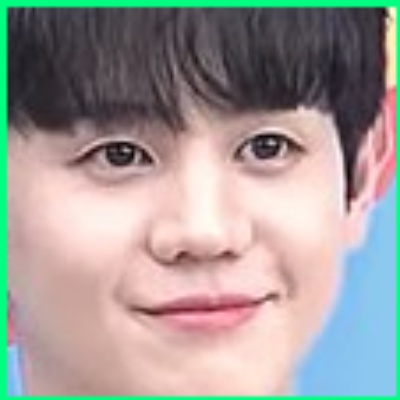
#> input picture detect/face1.jpg, 400 x 400 px, found by its file name
$ python 206gray_thresh.py
#> lines starting #> are read from the running program, lines starting #| are printed output that depends on the picture; after the words box and inside, x2 and y2 are one past the last pixel; in counts of white or black regions, pixels touching at a corner belong together
import cv2

def show(image):    # 顯示 (6,8)-(9,13) 點的儲存內容
    for y in range(8, 14):  # 總共有 6 列
        for x in range(6, 10):  # 每一列有 4 個像素
            print(image[y,x], end=" ")
        print()
    print()

img = cv2.imread('pic\\face1.jpg')
#> img is the input picture: shape (400, 400, 3); mean B, G, R 150.9, 154.3, 159.7

gray = cv2.cvtColor(img, cv2.COLOR_BGR2GRAY)    # 灰階
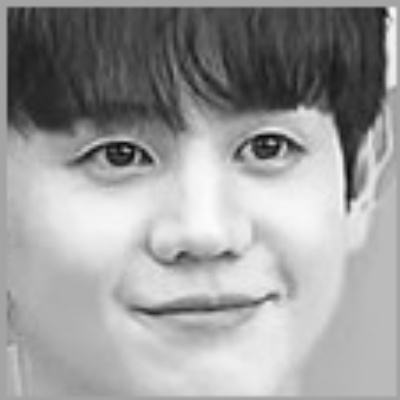
#> gray: shape (400, 400); min 6, max 252, mean 155.5
print("gray.shape=", gray.shape)
#| gray.shape= (400, 400)
show(gray)
#> the loop in show, `for y in range(8, 14):` made 6 passes
#| 135 109 86 74
#| 131 105 76 64
#| 130 103 75 62
#| 131 103 75 62
#| 130 102 72 60
#| 128 99 70 58

_,thresh = cv2.threshold(gray, 187, 255, cv2.THRESH_BINARY)     # 轉為黑白
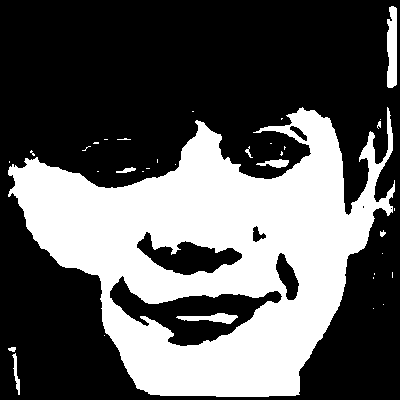
#> thresh: shape (400, 400); 35.9% white; 35 white regions (25 under 20 px), largest, box (x1, y1, x2, y2) and area: (8, 107, 395, 397) 55725, (387, 6, 397, 88) 726, (176, 313, 238, 324) 355
print("thresh.shape=", thresh.shape)
#| thresh.shape= (400, 400)
show(thresh)
#> the loop in show (call 2), `for y in range(8, 14):` made 6 passes
#| 0 0 0 0
#| 0 0 0 0
#| 0 0 0 0
#| 0 0 0 0
#| 0 0 0 0
#| 0 0 0 0

gray2 = cv2.imread("pic\\face1.jpg", 0)     # 灰階模式
#> gray2: shape (400, 400); min 6, max 252, mean 155.5
print("gray2.shape=", gray.shape)
#| gray2.shape= (400, 400)
show(gray2)

_,thresh2 = cv2.threshold(gray2, 187, 200, cv2.THRESH_BINARY_INV)     # 轉為黑白
print("thresh2.shape=", thresh.shape)
#| thresh2.shape= (400, 400)
show(thresh2)

$ run again, with detect/face2.jpg copied over detect/face1.jpg
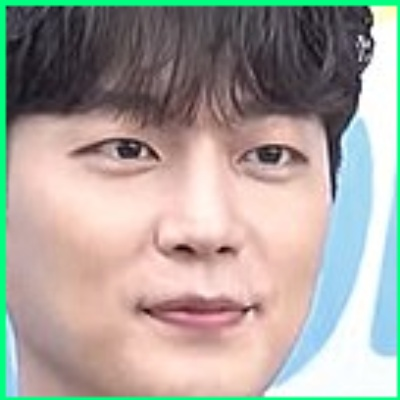
#> input picture detect/face2.jpg, 400 x 400 px, found by its file name
#> img is the input picture: shape (400, 400, 3); mean B, G, R 155.9, 162.4, 169
#> `gray = cv2.cvtColor(img, cv2.COLOR_BGR2GRAY)`:
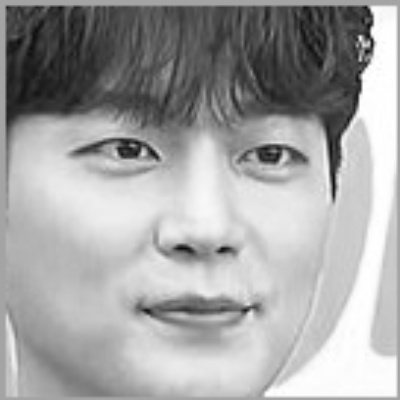
#> gray: shape (400, 400); min 7, max 255, mean 163.7
#| gray.shape= (400, 400)
#> the loop in show, `for y in range(8, 14):` made 6 passes
#| 78 41 50 52
#| 87 54 56 56
#| 96 66 63 61
#| 101 73 70 65
#| 105 78 74 70
#> (further printed lines are left out)
#> `_,thresh = cv2.threshold(gray, 187, 255, cv2.THRESH_BINARY)`:
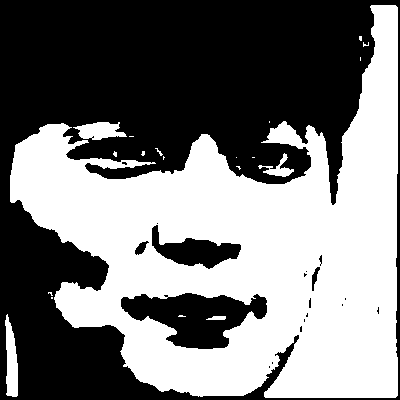
#> thresh: shape (400, 400); 47.9% white; 20 white regions (14 under 20 px), largest, box (x1, y1, x2, y2) and area: (10, 5, 398, 398) 74709, (5, 314, 18, 397) 745, (73, 122, 127, 140) 626, (258, 153, 294, 177) 280, (206, 316, 226, 320) 64, (155, 148, 163, 156) 20
#| thresh.shape= (400, 400)
#> the loop in show (call 2), `for y in range(8, 14):` made 6 passes
#| 0 0 0 0
#| 0 0 0 0
#| 0 0 0 0
#| 0 0 0 0
#| 0 0 0 0
#> (further printed lines are left out)
#| gray2.shape= (400, 400)
#| thresh2.shape= (400, 400)

$ run again, with detect/face4.jpg copied over detect/face1.jpg
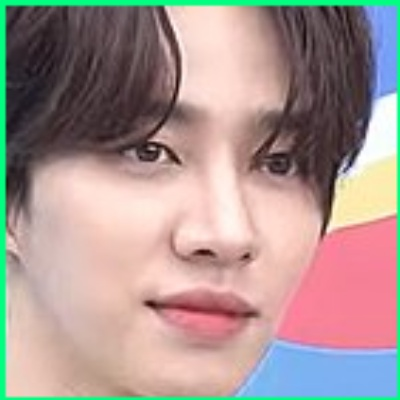
#> input picture detect/face4.jpg, 400 x 400 px, found by its file name
#> img is the input picture: shape (400, 400, 3); mean B, G, R 145.6, 149.7, 169
#> `gray = cv2.cvtColor(img, cv2.COLOR_BGR2GRAY)`:
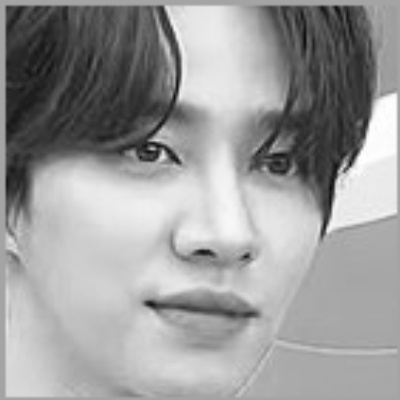
#> gray: shape (400, 400); min 11, max 255, mean 155
#| gray.shape= (400, 400)
#> the loop in show, `for y in range(8, 14):` made 6 passes
#| 78 55 56 58
#| 79 57 59 60
#| 82 60 62 63
#| 85 63 65 65
#| 88 66 67 67
#> (further printed lines are left out)
#> `_,thresh = cv2.threshold(gray, 187, 255, cv2.THRESH_BINARY)`:
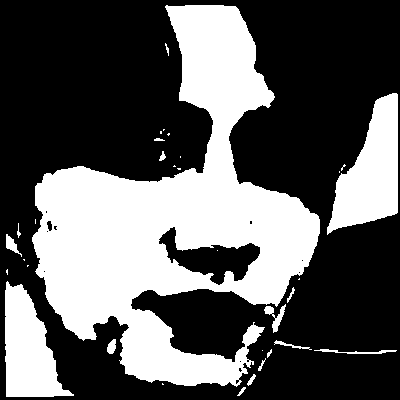
#> thresh: shape (400, 400); 36.4% white; 33 white regions (16 under 20 px), largest, box (x1, y1, x2, y2) and area: (32, 5, 320, 387) 46852, (327, 93, 398, 235) 5673, (5, 281, 74, 397) 4632
#| thresh.shape= (400, 400)
#> the loop in show (call 2), `for y in range(8, 14):` made 6 passes
#| 0 0 0 0
#| 0 0 0 0
#| 0 0 0 0
#| 0 0 0 0
#| 0 0 0 0
#> (further printed lines are left out)
#| gray2.shape= (400, 400)
#| thresh2.shape= (400, 400)
